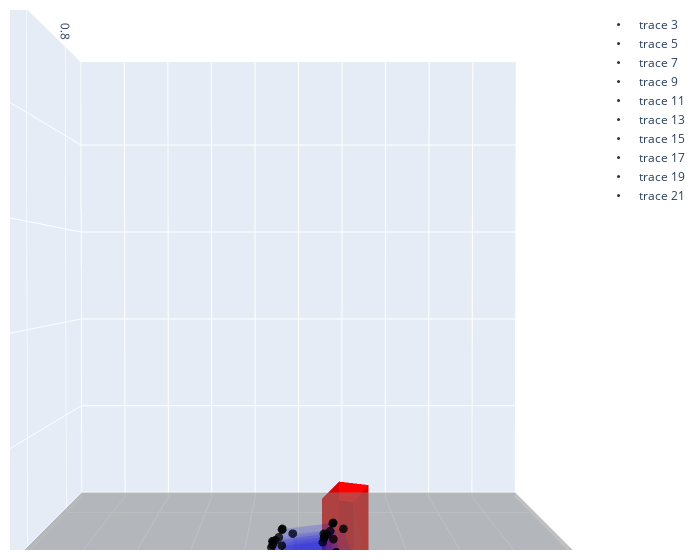

The cell this chart's notebook holds for it:
### Code cell
grasp_test = sample_grasp_transformation(start_data=keypoint_plan[-2], grasp_vae=grasp_trans_vae, grasp_clf=grasp_trans_clf, num_samples=10)
grasp_test = transform_keypoints(grasp_test, number=10)
plot_keypoint_goal(grasp_test).show()

# vis_palms(grasp_test, name='grasp', goal='transformation', goal_number=10).show(viewer='gl')
